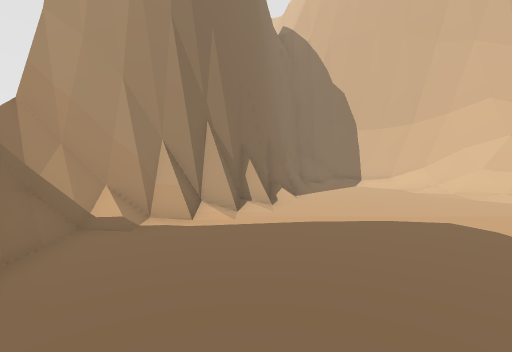
[1] (above)

12 first-person views from a walk through a scene from a Unity 3-D project. The camera is 1.5 m above the floor, tilts 4° down and sees 85° across. The floor is counted in squares, 1 m on a side. Each view is taken from the middle of a square. On the plan, view 1 faces up. The plan holds only what a view shows up to about 14 squares ahead; the rest is blank. The place goes on beyond the plan.

[2]
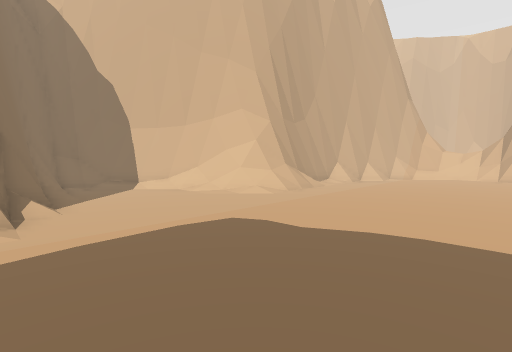

[3]
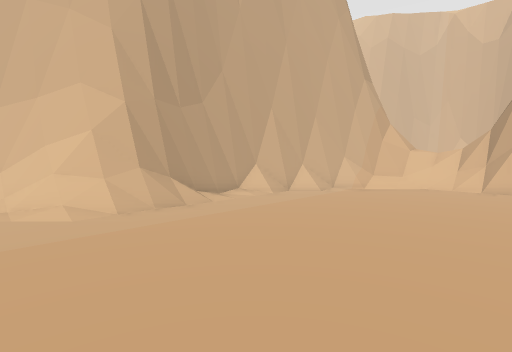

[4]
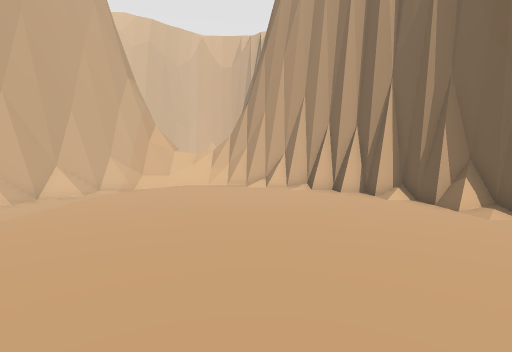

[5]
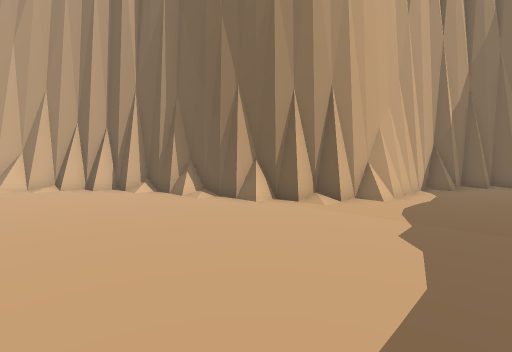

[6]
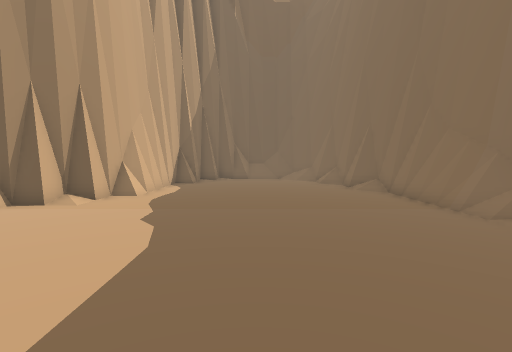

[7]
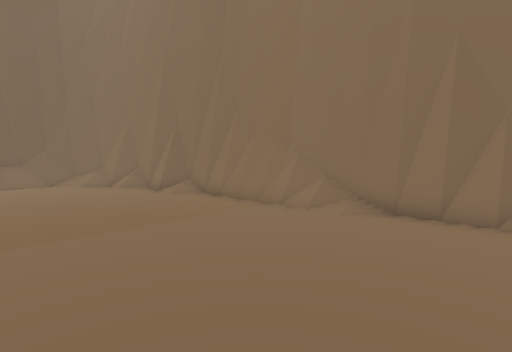

[8]
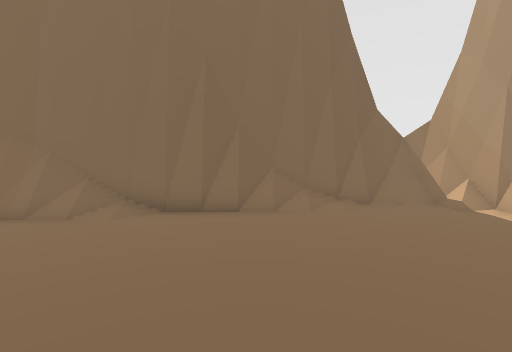

[9]
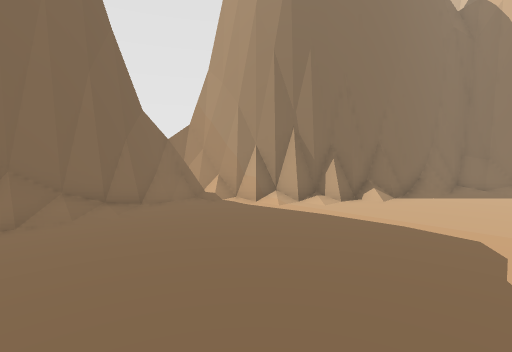

[10]
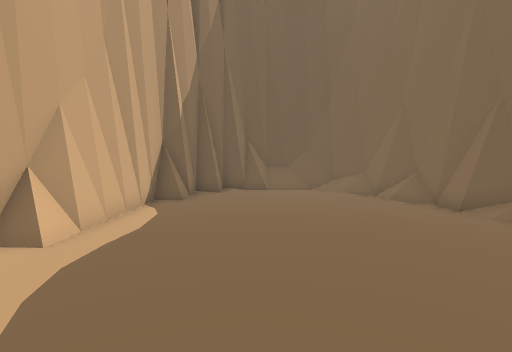

[11]
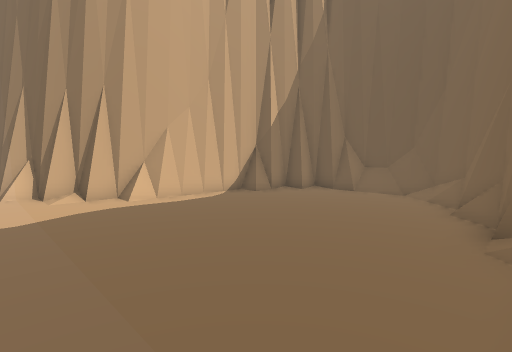

[12]
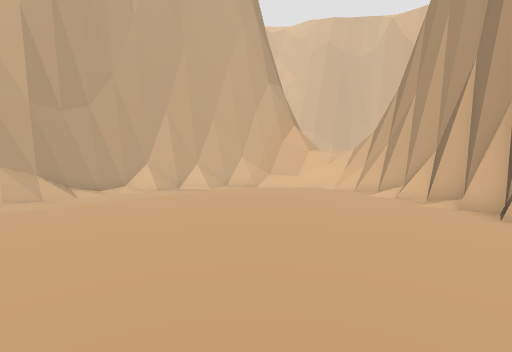

### Floor plan
Key: @ floor where view 1 was taken; # wall or solid block; . floor; / step, stairs or slope; = window, fence, low wall or low ledge; ^ raised ledge; O other object.
Columns run from 5 left of view 1 to 24 right of it. Each row starts with its distance up from view 1.
 16        ####
 15       ##./##
 14       #/...##
 13       #/....##
 12       #.....=##
 11      ##......###
 10      #O......=########
  9     ##........#==//.=###
  8    ##.................=###
  7 ####/...................###
  6 #=O.......................##
  5 #O.........................=^
  4 ##.........................==
  3  #.........................=##
  2  #/........................##
  1  ##......................./#
  0  ##..@....................##
 -1   #.......................#
 -2   #......................##
 -3   #/....................##
 -4   #/................../##
 -5   ##................####
 -6    #.............#####
 -7    #.........../###
 -8    #...........##
 -9    #..........##
-10    #..........##
-11    ##.........#
-12     #.........#
-13     #=........#
-14     ##.......##
-15      #.......#
-16      ##.....##
-17       ###O###
-18         ###

Where each view was taken, in squares from view 1:
view 1: 0 up, 0 right, facing up
view 2: 1 up, 0 right, facing up-right
view 3: 1 up, 7 right, facing up-right
view 4: 1 up, 7 right, facing right
view 5: 1 up, 5 right, facing down-right
view 6: 2 up, 4 right, facing down
view 7: 0 up, 5 right, facing down-left
view 8: 0 up, 5 right, facing left
view 9: 0 up, 5 right, facing up-left
view 10: 4 down, 5 right, facing down
view 11: 5 down, 1 left, facing down-right
view 12: 3 down, 10 right, facing up-right
